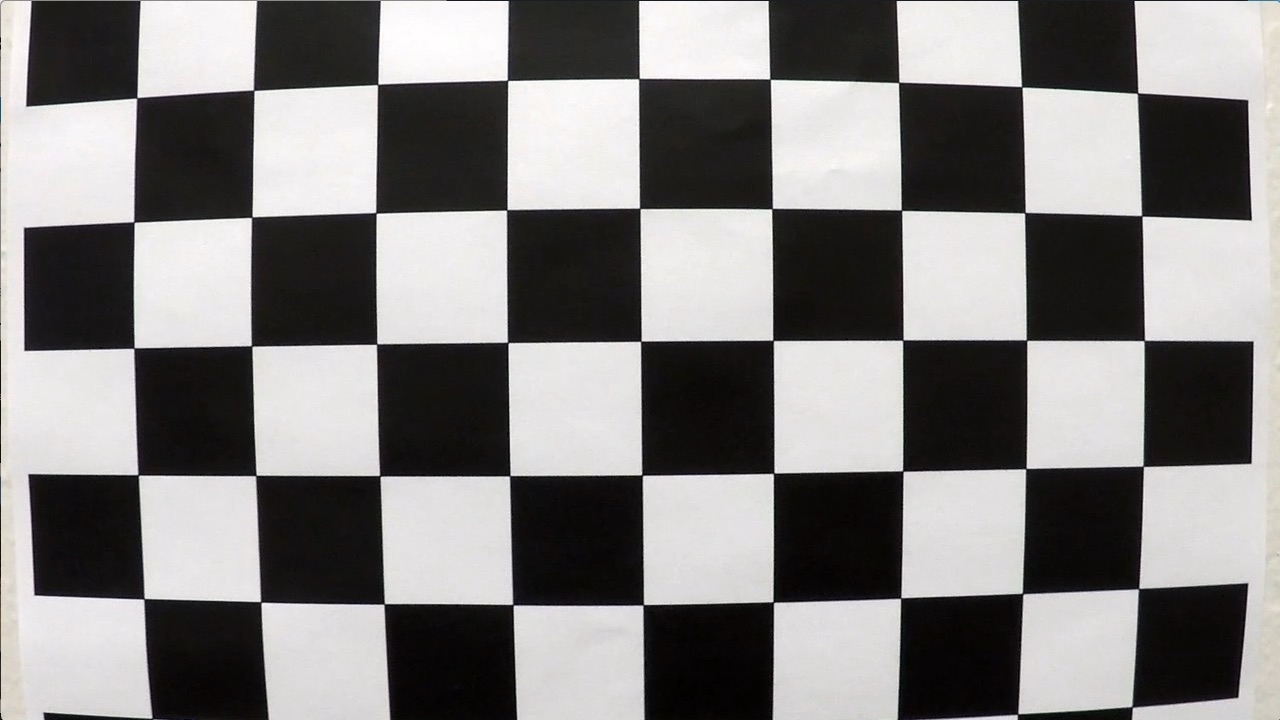
#> input picture camera_cal/calibration1.jpg, 1280 x 720 px; its folder holds 4 pictures in this run
$ python calibration.py
#> lines starting #> are read from the running program, lines starting #| are printed output that depends on the picture
import numpy as np
import cv2
import matplotlib.image as mpimg
import glob
import matplotlib.pyplot as plt

# Read in and make a list of calibration images
images = glob.glob('camera_cal/calibration*.jpg')

# Array to store object points and image points from all the images

objpoints = []  # 3D points in real world space
imgpoints = []  # 2D points in image plane


def calib():
    """
    To get an undistorted image, we need camera matrix & distortion coefficient
    Calculate them with 9*6 20 chessboard images
    """
    # Prepare object points
    objp = np.zeros((6 * 9, 3), np.float32)
    objp[:, :2] = np.mgrid[0:9, 0:6].T.reshape(-1, 2)  # x,y coordinates

    for fname in images:

        img = mpimg.imread(fname)
#> img is the input picture: shape (720, 1280, 3); mean R, G, B 130.1, 128.4, 127.8
        # Convert to grayscale
        gray = cv2.cvtColor(img, cv2.COLOR_BGR2GRAY)

        # Find the chessboard corners
        ret, corners = cv2.findChessboardCorners(gray, (9, 6), None)
#> ret = False; corners = None

        # If corners are found, add object points, image points
        if ret == True:
            imgpoints.append(corners)
            objpoints.append(objp)
        else:
            continue

    ret, mtx, dist, rvecs, tvecs = cv2.calibrateCamera(objpoints, imgpoints, gray.shape[::-1], None, None)

    return mtx, dist


def undistort(img, mtx, dist):
    """ undistort image """
    return cv2.undistort(img, mtx, dist, None, mtx)


def undistort_calibration(mtx, dist):
    # 将棋盘图像矫正
    fig, ((ax1, ax2), (ax3, ax4)) = plt.subplots(2, 2, figsize=[10, 6])
    image=[]
    calibration=[]
    for fname in images:
        img = mpimg.imread(fname)
        image.append(img)
        # Convert to grayscale
        gray = cv2.cvtColor(img, cv2.COLOR_BGR2GRAY)
        calibration.append(cv2.undistort(gray, mtx, dist, None, mtx))

    ax1.imshow(image[0])
    ax1.set_title('Distorted image')
    ax1.set_axis_off()

    ax2.imshow(calibration[0])
    ax2.set_title('Undistorted image')
    ax2.set_axis_off()

    ax3.imshow(image[1])
    ax3.set_title('Distorted image')
    ax3.set_axis_off()

    ax4.imshow(calibration[1])
    ax4.set_title('Undistorted image')
    ax4.set_axis_off()

    plt.show()
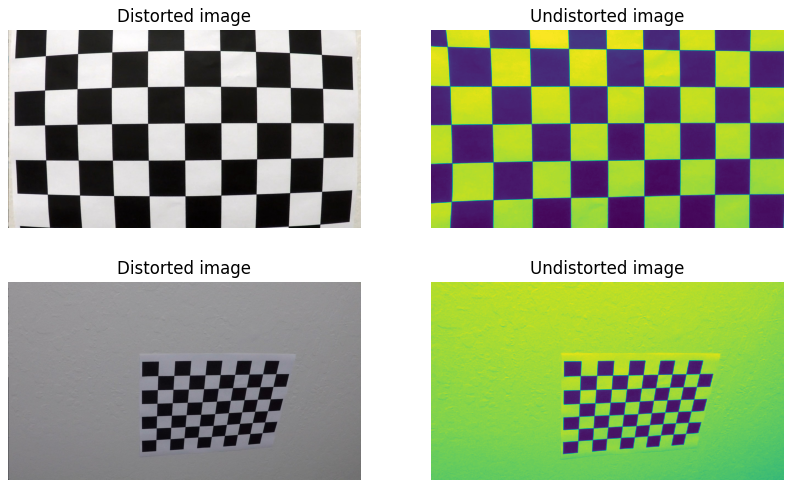
#> figure drawn by matplotlib, 4 panels


if __name__ == '__main__':
    mtx, dist = calib()
    undistort_calibration(mtx, dist)
